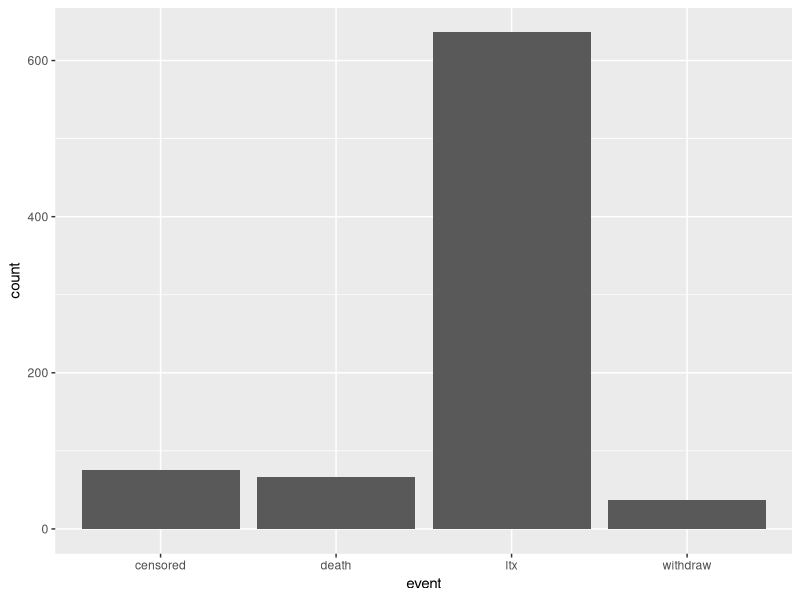
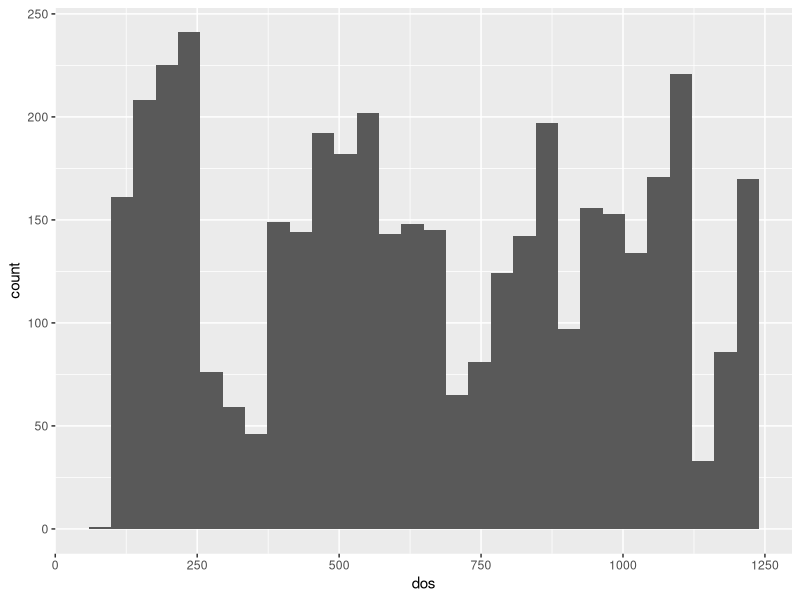

Generate these figures, in order, with R:
## ---- chunk 1
# Migraines after treatment -  time series data

library(carData)
data("KosteckiDillon")
#head(KosteckiDillon)

#rename the data
migraine <- KosteckiDillon

library(ggplot2)
library(dplyr)


library(survival)
data(transplant)
head(transplant)

library(AER)
data(ResumeNames)
head(ResumeNames)

nrow(ResumeNames)
## ---- chunk 2
ggplot(transplant, aes(x = event)) + geom_bar()
## ---- chunk 3
plt <- ggplot(data = migraine, aes(x = dos)) + 
  geom_histogram()
plt
